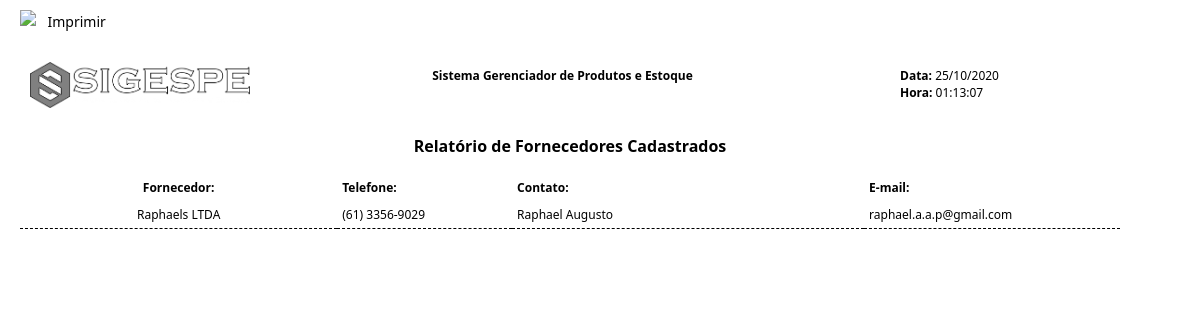
The page /pagina_relatorio_fornecedor.php on the database its author committed.
### tables this page shows
CREATE TABLE `fornecedor` (
  `id_fornecedor` int(10) unsigned NOT NULL AUTO_INCREMENT,
  `cnpj_fornecedor` varchar(18) NOT NULL,
  `nome_fornecedor` varchar(100) DEFAULT NULL,
  `fone_fornecedor` varchar(15) DEFAULT NULL,
  `nome_contato` varchar(100) DEFAULT NULL,
  `email_fornecedor` varchar(100) DEFAULT NULL,
  PRIMARY KEY (`id_fornecedor`)
);

### processos/database.php (called while the page is built, shortened)
<?php
function DBRead ($table, $params = null, $fields = '*') {
	$params = ($params) ? " {$params}" : null;
		$query = "SELECT {$fields} FROM {$table}{$params}";
		$result = DBExecute($query);
		if (!mysqli_num_rows($result))
			return false;
		else {
			while ($res = mysqli_fetch_assoc($result)) {
				$data[] = $res;
			}
			return $data;
		}
}
function DBExecute($query){
	$link = DBConnect();
	$result = @mysqli_query($link, $query) or die (mysqli_error($link));
	return $result;
}
?>

### pagina_relatorio_fornecedor.php (the view, shortened to what this page needs)
<!doctype html>
<html>
<head>
<link href="css/style.css" rel="stylesheet" type="text/css">
</head>
<body>
<?php
  $data = date("d/m/Y");
  $hora = date("H:i:s");
?>
<div id="imprimir">
  <a href="javascript:Impressao( false );"> <img src="imagens/impressora.png" width="2%" class="imprimir">  Imprimir</a>
</div>
<div id="ImprimirConteudo">
<div id="folha">
<table width="100%" border="0" cellspacing="0" cellpadding="0">
  <tbody>
    <tr>
      <td valign="middle" colspan="5">
      	<img src="imagens/logo.png" width="20%" height="46" style=" margin: 10px; float: left;">
        <center>
        <div id="tit_relatorio">
      		<p><b>Sistema Gerenciador de Produtos e Estoque</b></p>
        </div>
        </center>
        <div id="date">
        	<b>Data:</b> <?php echo $data; ?> <br />
      		<b>Hora:</b>  <?php echo $hora;?>
        </div>
      </td>
    </tr>
    <tr>
      <td height="56" colspan="5" align="center" valign="middle">
      		<b class="titulo_relatorio">Relatório de Fornecedores Cadastrados</b>
      </td>
    </tr>
    <tr>
      <td width="264" style="padding: 5px; text-align:center;"><b>Fornecedor:</b></td>
      <td width="141" style="padding: 5px;"><b>Telefone:</b></td>
      <td width="294" style="padding: 5px;"><b>Contato:</b></td>
      <td width="211" style="padding: 5px;"><b>E-mail:</b></td>
    </tr>
<?php
require 'processos/database.php';
  $fornecedor = DBRead ("fornecedor", " ", "*");
  foreach ($fornecedor as $for) {
  ?>
    <tr>
      <td style="padding: 5px; border-bottom: 1px dashed #000000;  text-align:center;">
        <?php echo $for['nome_fornecedor']; ?>
      </td>
      <td style="padding: 5px; border-bottom: 1px dashed #000000;">
        <?php echo $for['fone_fornecedor']; ?>
      </td>
      <td style="padding: 5px; border-bottom: 1px dashed #000000;">
        <?php echo $for['nome_contato']; ?>
      </td>
      <td style="padding: 5px; border-bottom: 1px dashed #000000;">
        <?php echo $for['email_fornecedor']; ?>
      </td>
    <?php
      }
    ?>
  </tbody>
</table>
</div>
</div>
</body>
</html>

### css/style.css (style rules this page uses)
html { height: 89%; padding: 0; margin: 0; }
body { height: 99%; padding: 0; margin: 0; }
* { padding: 0; margin: 0; font-family: Segoe, "Segoe UI", "DejaVu Sans", "Trebuchet MS", Verdana, sans-serif; }
#tit_relatorio { width: 55%; float: left; margin-top: 15px; }
#date { width: 20%; float: right; margin-top: 15px; }
#folha { width: 1100px; height: auto; margin: 20px; font-family: "Gill Sans", "Gill Sans MT", "Myriad Pro", "DejaVu Sans Condensed", Helvetica, Arial, sans-serif; font-size: 12px; }
.titulo_relatorio { font-size: 16px; margin-top: 20px; }
#imprimir { width: 150px; margin: 10px 3px 0 20px; }
.imprimir { width: 15%; margin: 0 5px 0 0; float: left; }
a { color: #000000; text-decoration: none; font-size: 14px; }

### rows shown on the page
fornecedor: nome_fornecedor "Raphaels LTDA", fone_fornecedor "(61) 3356-9029", nome_contato "Raphael Augusto", email_fornecedor "raphael.a.a.p@gmail.com"
